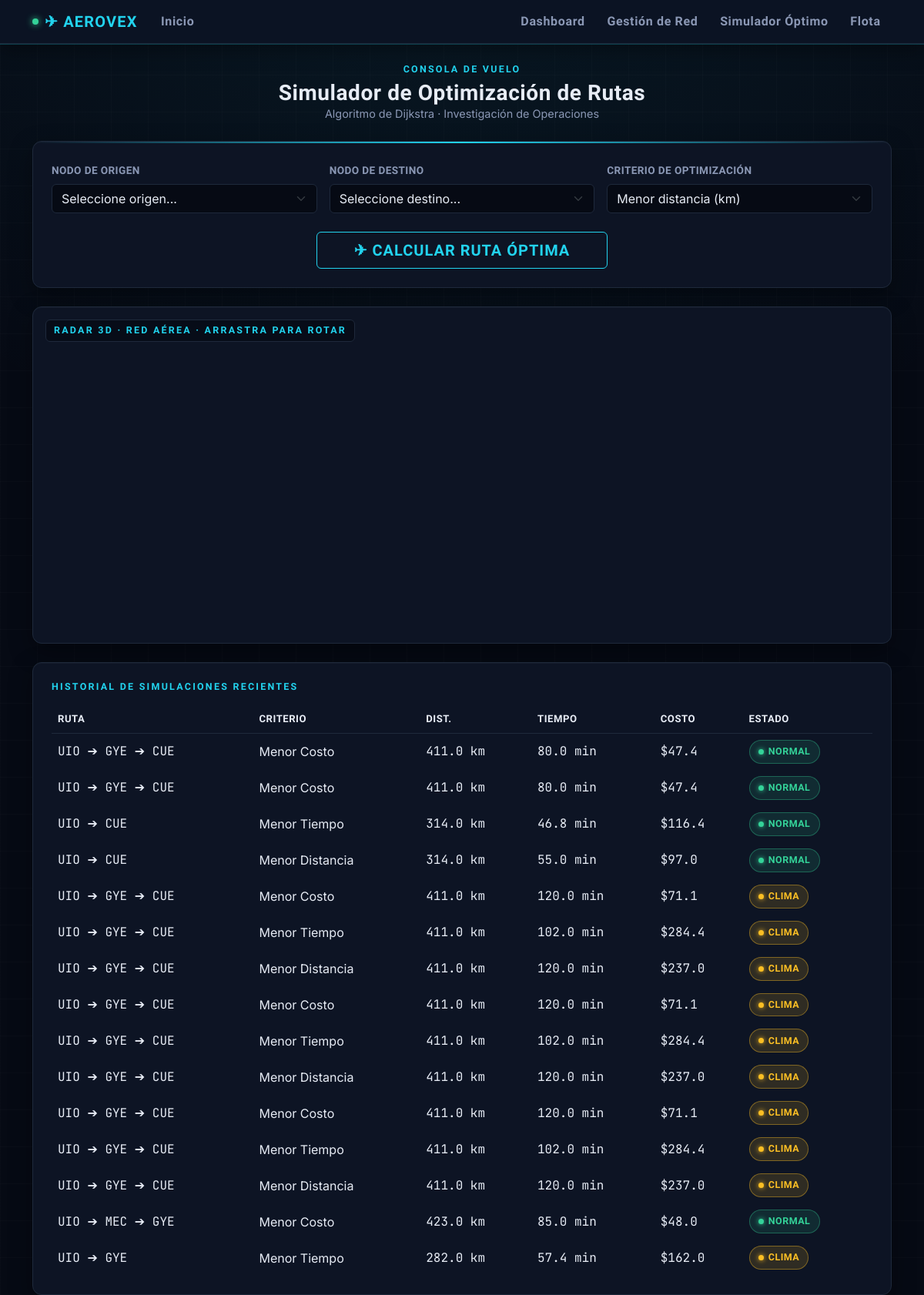
/rutas, run on the app's committed database.
### models.py (models this page shows)
class Simulacion(db.Model):
    id = db.Column(db.Integer, primary_key=True)
    origen = db.Column(db.String(150))
    destino = db.Column(db.String(150))
    criterio = db.Column(db.String(50))
    distancia_total = db.Column(db.Float)
    tiempo_total = db.Column(db.Float)
    costo_total = db.Column(db.Float)
    consumo_total = db.Column(db.Float)
    nodos_ruta = db.Column(db.Text)
    estado_red = db.Column(db.String(100))

### app.py (the view, shortened to what this page needs)
@app.route("/rutas", methods=["GET", "POST"])
def rutas():
    aeropuertos = Aeropuerto.query.all()
    simulaciones = Simulacion.query.order_by(Simulacion.id.desc()).limit(15).all()
    origen_sel = None
    destino_sel = None
    criterio_sel = "Menor Distancia"
    return render_template("rutas.html", aeropuertos=aeropuertos, simulaciones=simulaciones, mapa_ruta="[]",
                           origen_sel=origen_sel, destino_sel=destino_sel, criterio_sel=criterio_sel)

### templates/rutas.html (shortened to what this page needs)
{% extends 'base.html' %}
{% block extra_head %}
<link href="https://unpkg.com/maplibre-gl@5.24.0/dist/maplibre-gl.css" rel="stylesheet" />
{% endblock %}
{% block content %}
<div class="mb-4 text-center">
    <div class="eyebrow mb-1">CONSOLA DE VUELO</div>
    <h3 class="display-heading mb-0">Simulador de Optimización de Rutas</h3>
    <div class="text-secondary" style="font-size:0.9rem;">Algoritmo de Dijkstra · Investigación de Operaciones</div>
</div>
<div class="card p-4 mb-4 panel-glow">
    <form method="POST" class="row g-3 align-items-end">
        <div class="col-md-4">
            <label class="form-label">Nodo de origen</label>
            <select name="origen" class="form-select" required>
                <option value="">Seleccione origen...</option>
            </select>
        </div>
        <div class="col-md-4">
            <label class="form-label">Nodo de destino</label>
            <select name="destino" class="form-select" required>
                <option value="">Seleccione destino...</option>
            </select>
        </div>
        <div class="col-md-4">
            <label class="form-label">Criterio de optimización</label>
            <select name="criterio" class="form-select" required>
                <option value="Menor Distancia" {% if criterio_sel == 'Menor Distancia' %}selected{% endif %}>Menor distancia (km)</option>
            </select>
        </div>
        <div class="col-12 text-center mt-4">
            <button type="submit" class="btn btn-neon px-5 py-2 fs-5">✈ Calcular ruta óptima</button>
        </div>
    </form>
</div>
<div class="card p-2 mb-4 position-relative" style="overflow:hidden;">
    <div class="position-absolute top-0 start-0 m-3 eyebrow" style="z-index:500; background:rgba(6,10,20,0.75); padding:4px 10px; border-radius:6px; border:1px solid var(--border);">
        RADAR 3D · RED AÉREA · arrastra para rotar
    </div>
    <div id="mapa" style="height: 420px; border-radius: 8px; z-index: 1;"></div>
</div>
{% if simulaciones %}
<div class="card p-4">
    <h6 class="eyebrow mb-3">Historial de simulaciones recientes</h6>
    <div class="table-responsive">
        <table class="table table-borderless align-middle mb-0">
            <thead><tr><th>Ruta</th><th>Criterio</th><th>Dist.</th><th>Tiempo</th><th>Costo</th><th>Estado</th></tr></thead>
            <tbody>
                {% for s in simulaciones %}
                <tr>
                    <td class="data-readout">{{ s.nodos_ruta }}</td>
                    <td class="text-secondary">{{ s.criterio }}</td>
                    <td class="data-readout">{{ s.distancia_total }} km</td>
                    <td class="data-readout">{{ s.tiempo_total }} min</td>
                    <td class="data-readout">${{ s.costo_total }}</td>
                    <td>
                        {% if 'Clima Adverso' in s.estado_red %}
                        <span class="badge-estado badge-clima">Clima</span>
                        {% elif 'Alerta' in s.estado_red %}
                        <span class="badge-estado badge-cerrado">Alerta</span>
                        {% else %}
                        <span class="badge-estado badge-activa">Normal</span>
                        {% endif %}
                    </td>
                </tr>
                {% endfor %}
            </tbody>
        </table>
    </div>
</div>
{% endif %}
{% endblock %}

### templates/base.html (style rules this page uses)
:root { --bg-void: #060a14; --bg-panel: #0d1424; --bg-panel-2: #121a2e; --border: #1e293b; --border-soft: #182236; --cyan: #22d3ee; --cyan-dim: #0e7490; --amber: #fbbf24; --green: #34d399; --red: #f87171; --grey: #64748b; --text: #e7ecf5; --text-dim: #8b98b5; --font-display: 'Rajdhani', sans-serif; --font-body: 'Inter', 'Segoe UI', sans-serif; --font-mono: 'JetBrains Mono', monospace; }
body { background-color: var(--bg-void); color: var(--text); font-family: var(--font-body); background-image: radial-gradient(ellipse 80% 50% at 50% -10%, rgba(34,211,238,0.08), transparent), repeating-linear-gradient(0deg, rgba(255,255,255,0.015) 0px, rgba(255,255,255,0.015) 1px, transparent 1px, transparent 48px), repeating-linear-gradient(90deg, rgba(255,255,255,0.015) 0px, rgba(255,255,255,0.015) 1px, transparent 1px, transparent 48px); min-height: 100vh; }
h1, h2, h3, h4, h5, .display-heading { font-family: var(--font-display); font-weight: 700; letter-spacing: 0.02em; }
.font-mono, .data-readout { font-family: var(--font-mono); color: var(--text); }
.card, .card * { color: var(--text); }
.eyebrow { font-family: var(--font-display); font-weight: 600; letter-spacing: 0.18em; text-transform: uppercase; color: var(--cyan); font-size: 0.78rem; }
.card { background-color: var(--bg-panel); border: 1px solid var(--border); border-radius: 12px; box-shadow: 0 10px 30px rgba(0,0,0,0.35), 0 1px 0 rgba(255,255,255,0.03) inset; }
.panel-glow { position: relative; overflow: hidden; }
.panel-glow::before { content: ""; position: absolute; top: 0; left: 0; right: 0; height: 2px; background: linear-gradient(90deg, transparent, var(--cyan), transparent); }
.table { --bs-table-color: var(--text); --bs-table-bg: transparent; --bs-table-border-color: var(--border-soft); --bs-table-striped-color: var(--text); --bs-table-striped-bg: rgba(255,255,255,0.025); --bs-table-hover-color: var(--text); --bs-table-hover-bg: rgba(34,211,238,0.07); color: var(--text) !important; }
.table > :not(caption) > * > * { color: var(--text) !important; box-shadow: none !important; }
thead th { color: var(--cyan) !important; font-family: var(--font-display); letter-spacing: 0.05em; text-transform: uppercase; font-size: 0.8rem; border-bottom: 1px solid var(--border) !important; padding-bottom: 0.75rem; }
tbody td { border-color: var(--border-soft) !important; padding-top: 0.7rem; padding-bottom: 0.7rem; }
.text-secondary { color: var(--text-dim) !important; }
h5, h6 { color: var(--text); }
.form-control, .form-select { background-color: var(--bg-void); color: var(--text) !important; border: 1px solid var(--border); }
.form-label { font-family: var(--font-display); font-weight: 600; letter-spacing: 0.03em; color: var(--text-dim); font-size: 0.85rem; text-transform: uppercase; }
.btn-neon { background-color: transparent; color: var(--cyan); border: 1px solid var(--cyan); font-family: var(--font-display); font-weight: 700; letter-spacing: 0.05em; text-transform: uppercase; transition: all 0.25s; }
table { color: var(--text) !important; }
thead th { color: var(--cyan) !important; font-family: var(--font-display); letter-spacing: 0.04em; text-transform: uppercase; font-size: 0.82rem; border-bottom: 1px solid var(--border) !important; }
tbody td { border-color: var(--border-soft) !important; }
.badge-estado { display: inline-flex; align-items: center; gap: 6px; font-family: var(--font-display); font-weight: 600; letter-spacing: 0.04em; text-transform: uppercase; font-size: 0.78rem; padding: 0.32rem 0.7rem; border-radius: 20px; border: 1px solid transparent; }
.badge-estado::before { content: ""; width: 7px; height: 7px; border-radius: 50%; }
.badge-abierto, .badge-activa { background: rgba(52,211,153,0.12); color: var(--green); border-color: rgba(52,211,153,0.35); }
.badge-abierto::before, .badge-activa::before { background: var(--green); box-shadow: 0 0 6px var(--green); }
.badge-clima { background: rgba(251,191,36,0.14); color: var(--amber); border-color: rgba(251,191,36,0.4); animation: badge-warn 1.8s infinite ease-in-out; }
.badge-clima::before { background: var(--amber); box-shadow: 0 0 6px var(--amber); }

### data on the page
Simulacion: nodos_ruta "UIO ➔ GYE ➔ CUE", criterio "Menor Costo", distancia_total "411.0", tiempo_total "80.0", costo_total "47.4", shows "NORMAL"
Simulacion: nodos_ruta "UIO ➔ GYE ➔ CUE", criterio "Menor Costo", distancia_total "411.0", tiempo_total "80.0", costo_total "47.4", shows "NORMAL"
Simulacion: nodos_ruta "UIO ➔ CUE", criterio "Menor Tiempo", distancia_total "314.0", tiempo_total "46.8", costo_total "116.4", shows "NORMAL"
Simulacion: nodos_ruta "UIO ➔ CUE", criterio "Menor Distancia", distancia_total "314.0", tiempo_total "55.0", costo_total "97.0", shows "NORMAL"
Simulacion: nodos_ruta "UIO ➔ GYE ➔ CUE", criterio "Menor Costo", distancia_total "411.0", tiempo_total "120.0", costo_total "71.1", shows "CLIMA"
Simulacion: nodos_ruta "UIO ➔ GYE ➔ CUE", criterio "Menor Tiempo", distancia_total "411.0", tiempo_total "102.0", costo_total "284.4", shows "CLIMA"
Simulacion: nodos_ruta "UIO ➔ GYE ➔ CUE", criterio "Menor Distancia", distancia_total "411.0", tiempo_total "120.0", costo_total "237.0", shows "CLIMA"
Simulacion: nodos_ruta "UIO ➔ GYE ➔ CUE", criterio "Menor Costo", distancia_total "411.0", tiempo_total "120.0", costo_total "71.1", shows "CLIMA"
Simulacion: nodos_ruta "UIO ➔ GYE ➔ CUE", criterio "Menor Tiempo", distancia_total "411.0", tiempo_total "102.0", costo_total "284.4", shows "CLIMA"
Simulacion: nodos_ruta "UIO ➔ GYE ➔ CUE", criterio "Menor Distancia", distancia_total "411.0", tiempo_total "120.0", costo_total "237.0", shows "CLIMA"
Simulacion: nodos_ruta "UIO ➔ GYE ➔ CUE", criterio "Menor Costo", distancia_total "411.0", tiempo_total "120.0", costo_total "71.1", shows "CLIMA"
Simulacion: nodos_ruta "UIO ➔ GYE ➔ CUE", criterio "Menor Tiempo", distancia_total "411.0", tiempo_total "102.0", costo_total "284.4", shows "CLIMA"
Simulacion: nodos_ruta "UIO ➔ GYE ➔ CUE", criterio "Menor Distancia", distancia_total "411.0", tiempo_total "120.0", costo_total "237.0", shows "CLIMA"
Simulacion: nodos_ruta "UIO ➔ MEC ➔ GYE", criterio "Menor Costo", distancia_total "423.0", tiempo_total "85.0", costo_total "48.0", shows "NORMAL"
Simulacion: nodos_ruta "UIO ➔ GYE", criterio "Menor Tiempo", distancia_total "282.0", tiempo_total "57.4", costo_total "162.0", shows "CLIMA"
